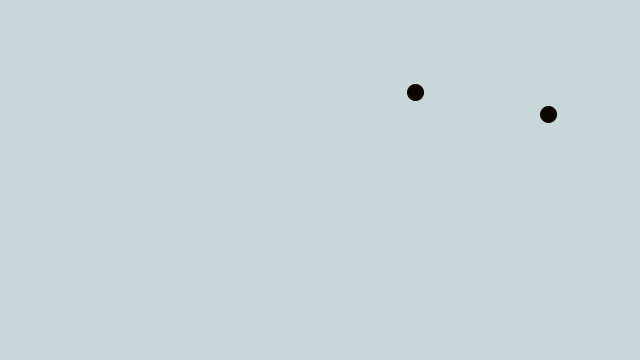
Frame 1 (no input)
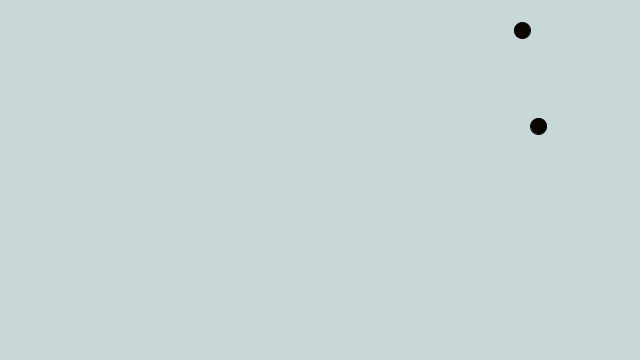
Frame 60 (the mouse pressed at the canvas centre just before this capture)
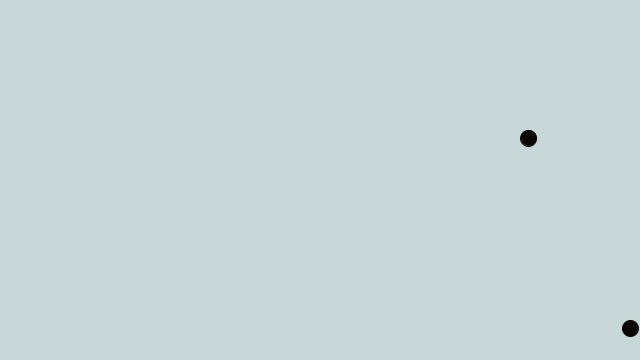
Frame 120 (the mouse held since frame 60 and released just before this capture)

The Processing sketch that drew these frames (run headless with seeded random() and noise(); from frame 60 on, the mouse is pressed at the canvas centre):

// Processing sketch: bolas_vectoriales
// ── bolas_vectoriales.pde
Mover mover;
Mover mover2;

void setup() {
  size(640,360);
  
  mover = new Mover();
  mover2 = new Mover();
  
  
}

void draw() {
  background (200,215,215);
  
  mover.update();
  mover.checkEdges();
  mover.display();
  mover2.update();
  mover2.checkEdges();
  mover2.display();
  
  
}

class Mover {
  
  PVector location;
  PVector velocity;
  
  Mover() {
    location = new PVector(random(width),random(height));
    velocity = new PVector(random(-2,2),random(-2,2));
  }
  
  void update() {
    location.add(velocity);
  }
  
  void display() {
    stroke(10,5,0);
    fill(10,5,0);
    ellipse(location.x,location.y,16,16);
  }
  
  void checkEdges() {
    if (location.x > width) {
      location.x = 0;
    } else if (location.x < 0) {
      location.x = width;
    }
    if (location.y > height) {
      location.y = 0;
    } else if (location.y < 0) {
      location.y = height;
    }
  }
}
  
